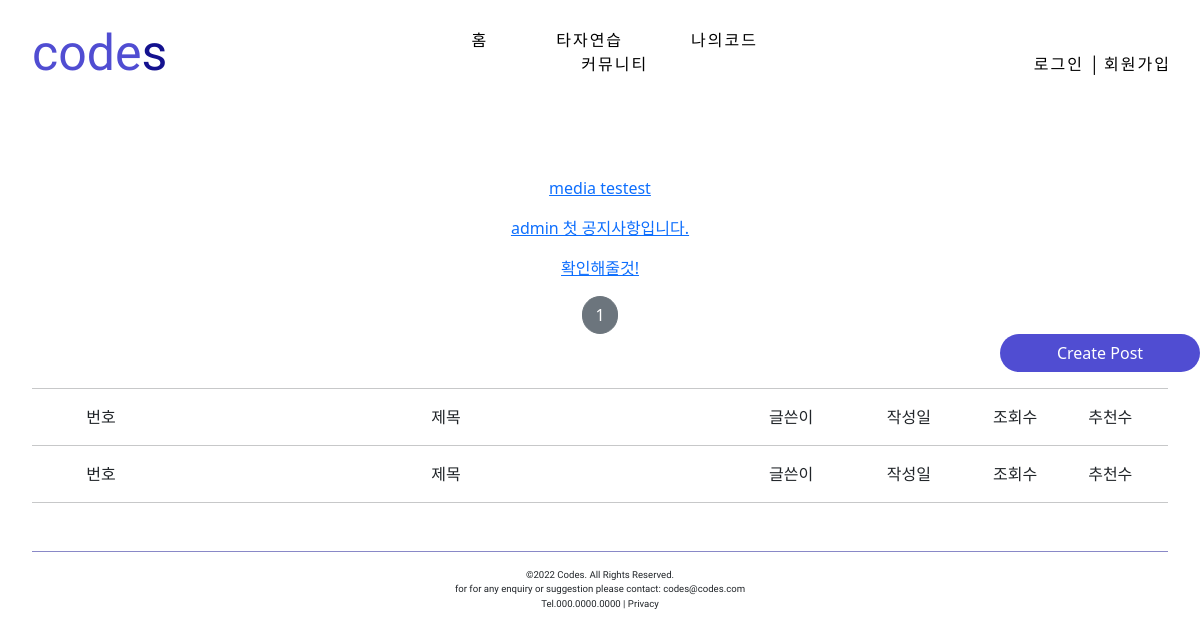
Page /post/list/ on the earlier database version.
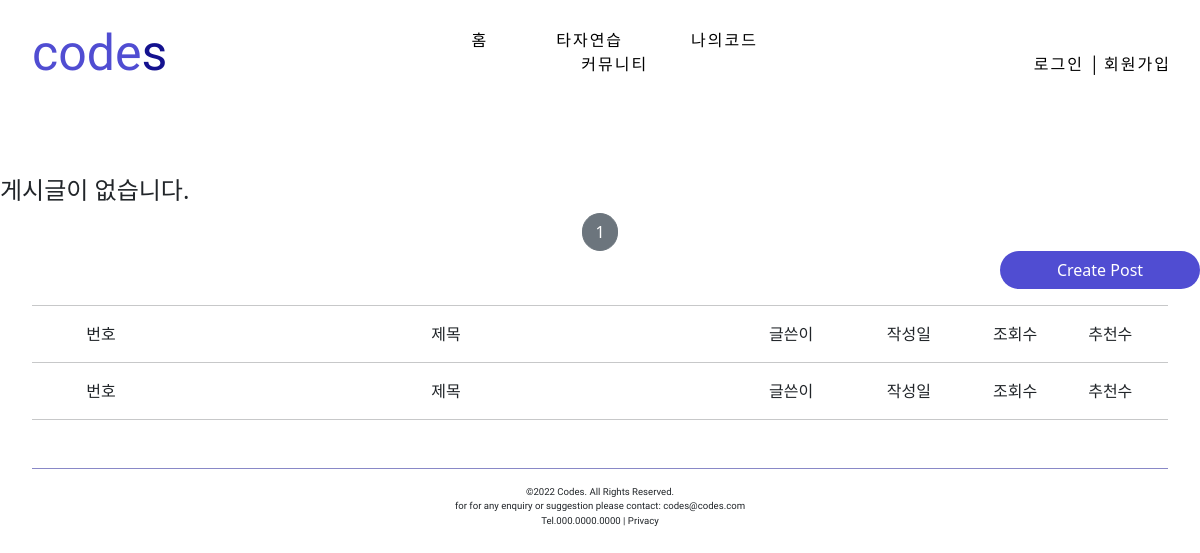
Same page on the later database version.
### postapp/models.py (models this page shows, shortened)
class Post(models.Model):
    post_id = models.AutoField(primary_key=True)
    post_title = models.CharField(max_length=256,null=False)
    image = models.ImageField(upload_to='post/', null=False)
    post_content = models.TextField(null=False)
    post_viewnum = models.IntegerField(default=0)
    like_num = models.IntegerField(default=0)
    post_wdate = models.DateTimeField(auto_now_add=True)
    post_mdate = models.DateTimeField(auto_now=True)
    writer = models.ForeignKey(User, on_delete=models.CASCADE, related_name='post', null=False)
    category = models.ForeignKey(PostCategory, on_delete=models.CASCADE, related_name='category', null=False)

### postapp/views.py (the view)
# urls.py: path('list/', PostListView.as_view(), name='list'),
class PostListView(ListView):
    model = Post
    context_object_name = 'post_list'
    template_name = 'postapp/list.html'
    paginate_by = 10

### postapp/templates/postapp/list.html
{% extends 'base.html' %}
{% block content %}
<div style="margin-top: 5rem">
    {% if post_list %}
    <div style="text-align: center">
    {% for list in post_list %}
        <a href="{% url 'postapp:detail' pk=list.pk %}">
            <p>
                {{ list.post_title }}
            </p>
        </a>
    {% endfor %}
    </div>
    {% else %}
    <div>
        <h4>게시글이 없습니다.</h4>
    </div>
    {% endif %}
    {% include 'snippets/pagination.html' with page_obj=page_obj %}
    <div style="text-align: right">
    <a href="{% url 'postapp:create' %}" class="btn text-white rounded-pill col-2 px-3" style="background-color: #504DD2;">
        Create Post
    </a>
    </div>
    <div style="margin-right: 2rem;margin-left: 2rem; text-align: center;padding:0%">
        <hr>
        <p>
        <div style="display:inline-block; width: 10%;height: auto">번호</div>
        <div style="display:inline-block; width: 50%;">제목</div>
        <div style="display:inline-block; width: 10%;">글쓴이</div>
        <div style="display:inline-block; width: 10%;">작성일</div>
        <div style="display:inline-block; width: 8%;">조회수</div>
        <div style="display:inline-block; width: 8%;">추천수</div>
        </p>
        <hr>
    </div>
    <div style="margin-right: 2rem;margin-left: 2rem; text-align: center;padding:0%">
    <p>
        <div style="display:inline-block; width: 10%;height: auto">번호</div>
        <div style="display:inline-block; width: 50%;">제목</div>
        <div style="display:inline-block; width: 10%;">글쓴이</div>
        <div style="display:inline-block; width: 10%;">작성일</div>
        <div style="display:inline-block; width: 8%;">조회수</div>
        <div style="display:inline-block; width: 8%;">추천수</div>
        </p>
        <hr>
    </div>
</div>
{% endblock %}

### templates/base.html
<!doctype html>
<html lang="ko">
    {% include 'head.html' %}
    <body>
        {% include 'header.html' %}
        {% block content %}
        {% endblock %}
        {% include 'footer.html' %}
    </body>
</html>

### templates/head.html (shortened to what this page needs)
<head>
    <link href="https://cdn.jsdelivr.net/npm/bootstrap@5.1.3/dist/css/bootstrap.min.css" rel="stylesheet">
</head>

### templates/header.html (shortened to what this page needs)
{% load static %}
<header>
    <div style="height: 5rem; border-radius: 1rem; margin-left: 2rem; margin-top: 1rem; width: 96%;">
        <div style="display: inline-block; width: 20%; margin-right: 13%">
            <div style="display: inline-block; color: #504DD2; font-family: 'Cabin', sans-serif; font-size: 50px;">
                <a style="text-decoration: none; color: #504DD2" href="{% url 'mainapp:mainpage' %}">
                code<span style="color:#14128F">s</span>
                </a>
            </div>
        </div>
        <div style="display: inline-block; width: 40%; text-align: center; margin-right: 5%;" class="korean">
            <div style="display: inline-block; margin-right: 4rem;">
                <a class="div2" style="text-decoration: none;" href="{% url 'mainapp:mainpage' %}">홈</a>
            </div>
            <span style="display: inline-block; margin-right: 4rem;">
                <a  class="div2"  style="text-decoration: none;" href="{% url 'practiceapp:firstpractice' %}">타자연습</a>
            </span>
            <div style="display: inline-block; margin-right: 4rem;">
                <a  class="div2"  style="text-decoration: none;" href="{% url 'upracticeapp:ufirstpractice' %}">나의코드</a>
            </div>
            <div style="display: inline-block; margin-right: 4rem;">
                <a  class="div2"  style="text-decoration: none;" href="{% url 'boardapp:detail' pk=9 %}">커뮤니티</a>
            </div>
        </div>
        <div style="display: inline-block; width: 20%; text-align: right; margin-left: 0.1rem;" class="korean">
            {% if not user.is_authenticated %}
                <a class="div2" style="text-decoration: none; " href="{% url 'mainapp:login' %}?next={{ request.path }}">
            <div style="display: inline-block;">로그인</div>
                </a>
            <strong style="display: inline-block; color: black; font-family: 'Cabin', sans-serif;">  │  </strong>
                <a class="div2" style="text-decoration: none;" href="{% url 'mainapp:signup' %}">
            <div style="display: inline-block; text-decoration: none;">회원가입</div>
                </a>
            {% endif %}
        </div>
    </div>
</header>

### templates/snippets/pagination.html (shortened to what this page needs)
<div style="text-align: center;">
    <a href="?page={{ page_obj.number}}"
       class="btn btn-secondary rounded-pill">
        {{ page_obj.number }}
    </a>
</div>

### templates/footer.html (shortened to what this page needs)
{% load static %}
<footer>
<div style="height: 3rem; border-radius: 1rem; margin: 2rem; text-align: center; font-size: 0.6rem;"class="korean">
    <hr style="background-color: #14128F; opacity: 0.5; margin-top: 3rem;">
    <div>©2022 Codes. All Rights Reserved.</div>
    <div>for for any enquiry or suggestion please contact: codes@codes.com</div>
    <div>Tel.000.0000.0000 | Privacy</div>
</div>
</footer>

### templates/header.html (style rules this page uses)
.korean { font-family: 'Nanum Gothic Coding', monospace; }
.div2 { text-decoration: none; color: black; letter-spacing: 2px; }

### templates/footer.html (style rules this page uses)
.korean { font-family: 'Nanum Gothic Coding', monospace; }

Differences in the rows shown:
removed Post: post_title "media testest"
removed Post: post_title "admin 첫 공지사항입니다."
removed Post: post_title "확인해줄것!"
Other differences:
text now shown: "게시글이 없습니다."
